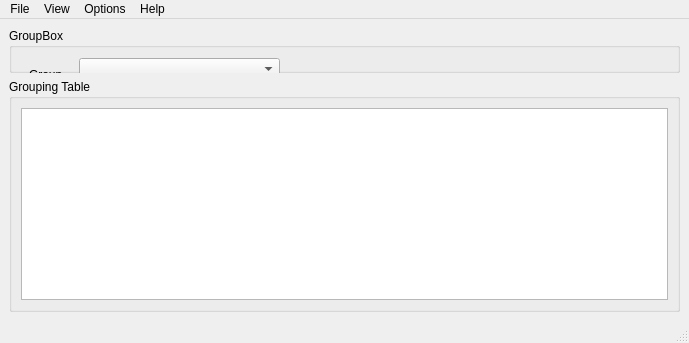
<?xml version="1.0" encoding="UTF-8"?>
<ui version="4.0">
 <class>MainWindow</class>
 <widget class="QMainWindow" name="MainWindow">
  <property name="geometry">
   <rect>
    <x>0</x>
    <y>0</y>
    <width>689</width>
    <height>343</height>
   </rect>
  </property>
  <property name="windowTitle">
   <string>Cube Viewer</string>
  </property>
  <widget class="QWidget" name="centralwidget">
   <layout class="QHBoxLayout" name="horizontalLayout" stretch="6">
    <item>
     <layout class="QVBoxLayout" name="verticalLayout" stretch="1,0">
      <item>
       <widget class="QGroupBox" name="groupBox_2">
        <property name="title">
         <string>GroupBox</string>
        </property>
        <widget class="QLabel" name="label">
         <property name="geometry">
          <rect>
           <x>20</x>
           <y>40</y>
           <width>46</width>
           <height>13</height>
          </rect>
         </property>
         <property name="text">
          <string>Group</string>
         </property>
        </widget>
        <widget class="QComboBox" name="comboBox_Grouping">
         <property name="geometry">
          <rect>
           <x>70</x>
           <y>30</y>
           <width>201</width>
           <height>22</height>
          </rect>
         </property>
        </widget>
       </widget>
      </item>
      <item>
       <widget class="QGroupBox" name="groupBox_3">
        <property name="title">
         <string>Grouping Table</string>
        </property>
        <layout class="QVBoxLayout" name="verticalLayout_2">
         <item>
          <widget class="QTableView" name="tableView"/>
         </item>
        </layout>
       </widget>
      </item>
     </layout>
    </item>
   </layout>
  </widget>
  <widget class="QMenuBar" name="menubar">
   <property name="geometry">
    <rect>
     <x>0</x>
     <y>0</y>
     <width>689</width>
     <height>21</height>
    </rect>
   </property>
   <widget class="QMenu" name="menuFile">
    <property name="title">
     <string>File</string>
    </property>
    <widget class="QMenu" name="menuExport">
     <property name="title">
      <string>Export</string>
     </property>
     <addaction name="actionGoogle_Spreadsheet"/>
     <addaction name="actionHTML"/>
    </widget>
    <addaction name="actionNew"/>
    <addaction name="actionOpen"/>
    <addaction name="separator"/>
    <addaction name="actionSave"/>
    <addaction name="actionSave_As"/>
    <addaction name="separator"/>
    <addaction name="menuExport"/>
    <addaction name="separator"/>
    <addaction name="actionExit"/>
    <addaction name="separator"/>
   </widget>
   <widget class="QMenu" name="menuOptions">
    <property name="title">
     <string>Options</string>
    </property>
    <widget class="QMenu" name="menuImage_Scale">
     <property name="title">
      <string>Image Scale</string>
     </property>
     <addaction name="scale125"/>
     <addaction name="scale100"/>
     <addaction name="scale75"/>
    </widget>
    <addaction name="actionCache_Images"/>
    <addaction name="separator"/>
    <addaction name="menuImage_Scale"/>
    <addaction name="separator"/>
    <addaction name="actionReload_Card_DB"/>
   </widget>
   <widget class="QMenu" name="menuHelp">
    <property name="title">
     <string>Help</string>
    </property>
    <addaction name="actionAbout"/>
   </widget>
   <widget class="QMenu" name="menuView">
    <property name="title">
     <string>View</string>
    </property>
   </widget>
   <addaction name="menuFile"/>
   <addaction name="menuView"/>
   <addaction name="menuOptions"/>
   <addaction name="menuHelp"/>
  </widget>
  <widget class="QStatusBar" name="statusbar"/>
  <action name="actionNew">
   <property name="enabled">
    <bool>false</bool>
   </property>
   <property name="text">
    <string>New</string>
   </property>
   <property name="shortcut">
    <string>Ctrl+N</string>
   </property>
  </action>
  <action name="actionOpen">
   <property name="enabled">
    <bool>true</bool>
   </property>
   <property name="text">
    <string>Open Cube</string>
   </property>
   <property name="shortcut">
    <string>Ctrl+O</string>
   </property>
  </action>
  <action name="actionExit">
   <property name="text">
    <string>Exit</string>
   </property>
  </action>
  <action name="actionGoogle_Spreadsheet">
   <property name="text">
    <string>Google Spreadsheet</string>
   </property>
  </action>
  <action name="actionSave">
   <property name="enabled">
    <bool>true</bool>
   </property>
   <property name="text">
    <string>Save</string>
   </property>
  </action>
  <action name="actionSave_As">
   <property name="enabled">
    <bool>true</bool>
   </property>
   <property name="text">
    <string>Save As</string>
   </property>
  </action>
  <action name="actionHTML">
   <property name="text">
    <string>HTML</string>
   </property>
  </action>
  <action name="actionImport">
   <property name="enabled">
    <bool>false</bool>
   </property>
   <property name="text">
    <string>Import</string>
   </property>
  </action>
  <action name="actionCache_Images">
   <property name="checkable">
    <bool>true</bool>
   </property>
   <property name="checked">
    <bool>true</bool>
   </property>
   <property name="text">
    <string>Cache Images</string>
   </property>
  </action>
  <action name="scale125">
   <property name="text">
    <string>125%</string>
   </property>
  </action>
  <action name="scale100">
   <property name="text">
    <string>100%</string>
   </property>
  </action>
  <action name="scale75">
   <property name="text">
    <string>75%</string>
   </property>
  </action>
  <action name="actionReload_Card_DB">
   <property name="text">
    <string>Reload Card DB</string>
   </property>
  </action>
  <action name="actionAbout">
   <property name="text">
    <string>About</string>
   </property>
  </action>
 </widget>
 <resources/>
 <connections>
  <connection>
   <sender>comboBox_Grouping</sender>
   <signal>currentIndexChanged(QString)</signal>
   <receiver>MainWindow</receiver>
   <slot>resetTable()</slot>
   <hints>
    <hint type="sourcelabel">
     <x>150</x>
     <y>71</y>
    </hint>
    <hint type="destinationlabel">
     <x>599</x>
     <y>299</y>
    </hint>
   </hints>
  </connection>
  <connection>
   <sender>actionOpen</sender>
   <signal>triggered()</signal>
   <receiver>MainWindow</receiver>
   <slot>fileOpen()</slot>
   <hints>
    <hint type="sourcelabel">
     <x>-1</x>
     <y>-1</y>
    </hint>
    <hint type="destinationlabel">
     <x>599</x>
     <y>299</y>
    </hint>
   </hints>
  </connection>
  <connection>
   <sender>actionSave_As</sender>
   <signal>triggered()</signal>
   <receiver>MainWindow</receiver>
   <slot>fileSave()</slot>
   <hints>
    <hint type="sourcelabel">
     <x>-1</x>
     <y>-1</y>
    </hint>
    <hint type="destinationlabel">
     <x>599</x>
     <y>299</y>
    </hint>
   </hints>
  </connection>
  <connection>
   <sender>actionSave</sender>
   <signal>triggered()</signal>
   <receiver>MainWindow</receiver>
   <slot>fileSave()</slot>
   <hints>
    <hint type="sourcelabel">
     <x>-1</x>
     <y>-1</y>
    </hint>
    <hint type="destinationlabel">
     <x>599</x>
     <y>299</y>
    </hint>
   </hints>
  </connection>
 </connections>
 <slots>
  <slot>resetTable()</slot>
  <slot>exportToGoogleSpreadSheet()</slot>
  <slot>fileOpen()</slot>
  <slot>fileSave()</slot>
  <slot>_fileSave()</slot>
 </slots>
</ui>
